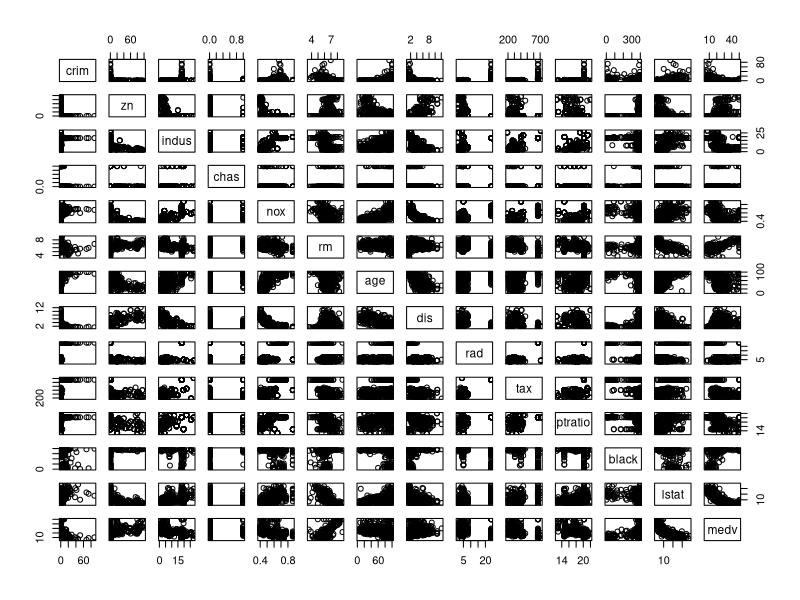
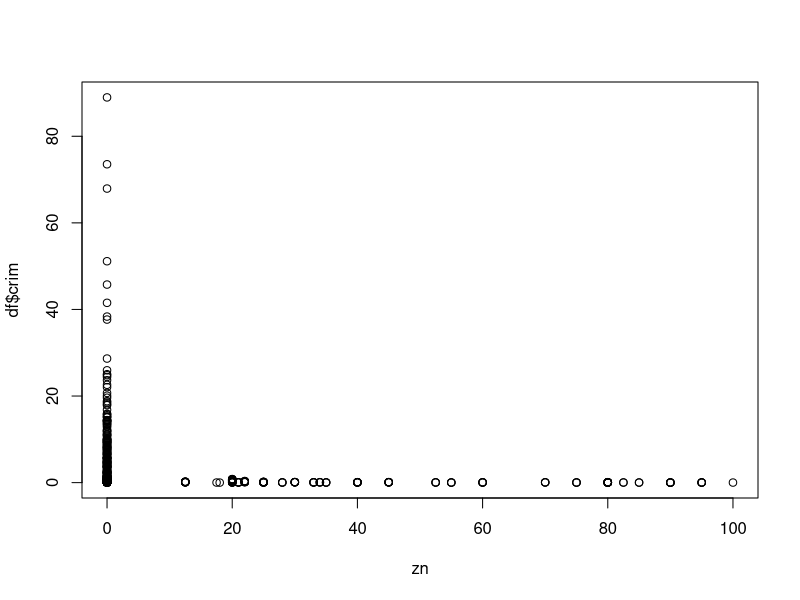
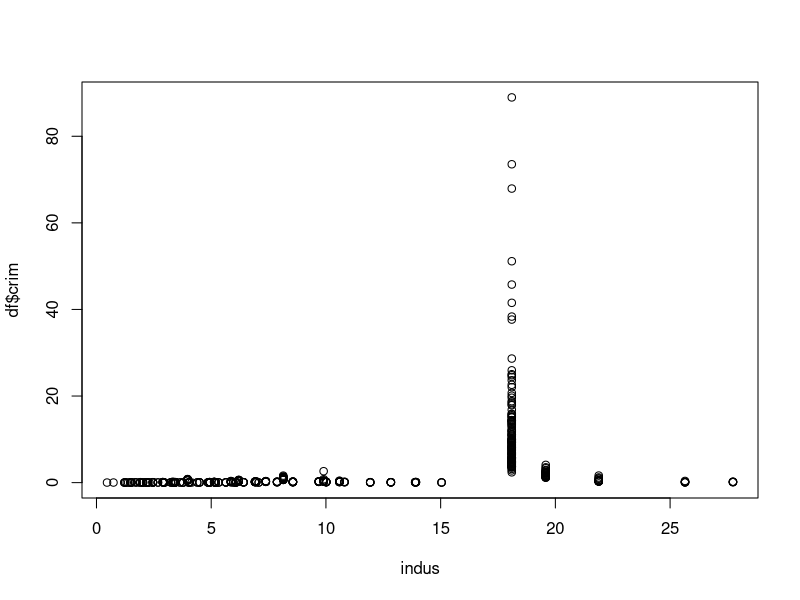
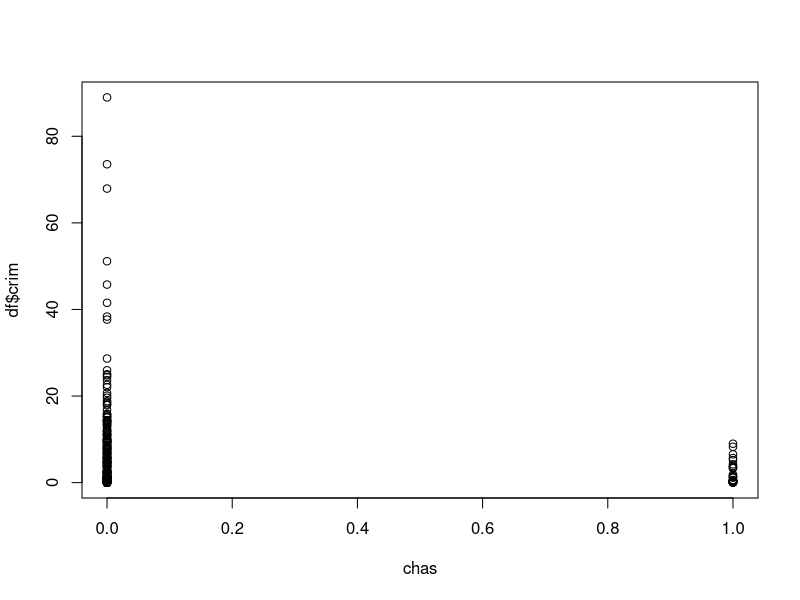
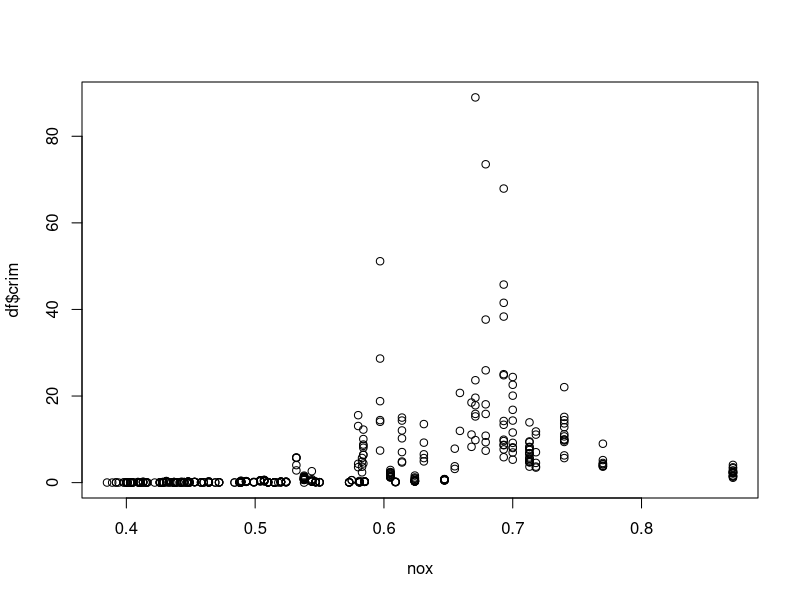
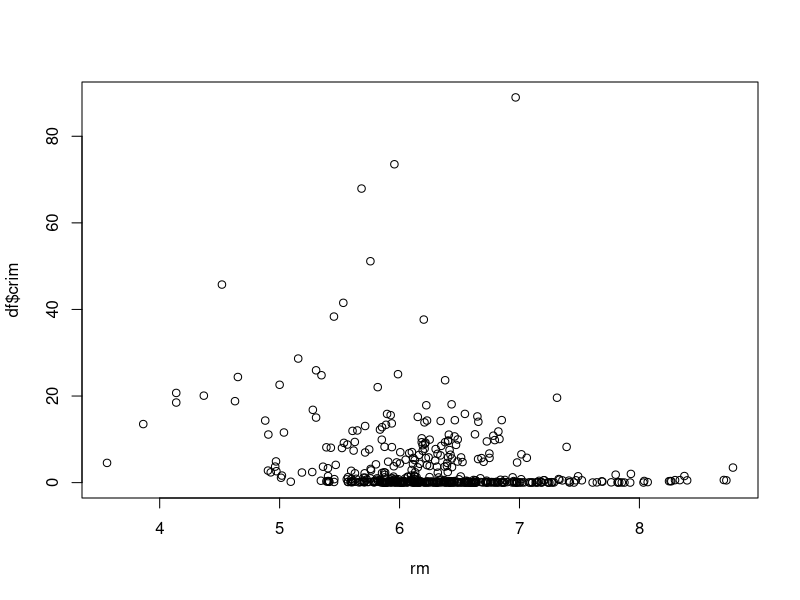
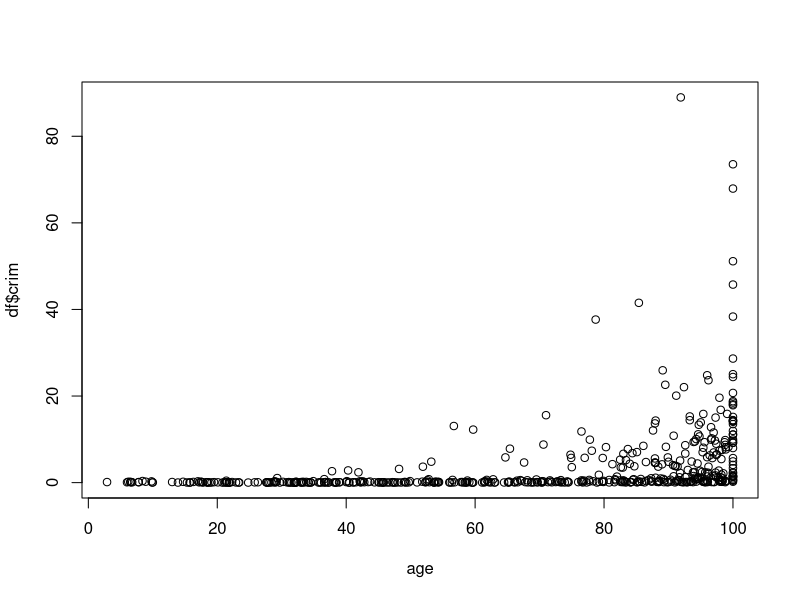
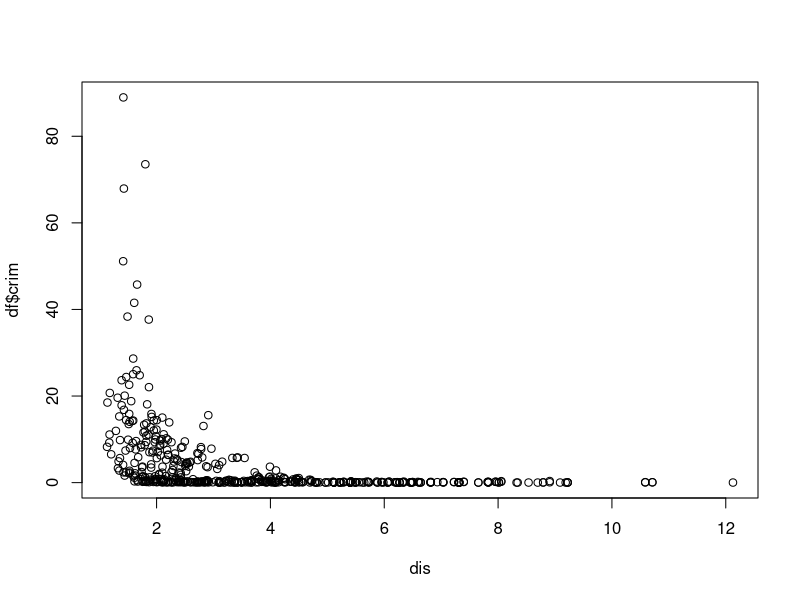

Write the R code that produced these figures, in order.
## Clear variables and load data set
rm(list = ls())
library(MASS)
df <- Boston

## Understand structure of data set
?Boston  # Produces description of the data set under consideration 
names(df)
summary(df)
which(is.na(df) == TRUE)
# 1. Make some pairwise scatterplots of the predictors in this data set.  
# Describe your findings.
pairs(df) 
cor_df <- data.frame(cor(df))
cor_index <- which(abs(cor_df) > 0.7 & abs(cor_df) < 1, arr.ind = TRUE)
cor_matrix <- matrix(nrow = 16, ncol = 1)
cor_df[cor_index[, 1], cor_index[, 2]]


# Scatterplot matrix contains many variables and hard to interpret

# 2. Are any of the predictors associated with per capita crime rate?  If so,
# explain the relationship.
# Generate individual pairwise plots
for (i in 2:14) {
  plot(df$crim ~ df[, i], xlab = colnames(df)[i])
}
highcrime <- df[which(df$crim > 3.677), ]
dim(df[which(df$crim > 3.677), ])
which(df$zn == 0 & df$indus == 18.10 & df$rad == 24 & df$tax == 666 & 
        df$ptratio == 20.2 & df$crim > 3.67 & df$chas == 0)
indus1810 <- df[which(df$indus == 18.10), ]
summary(indus1810)
# Variables related to crim include: medv, lstat, black (parabola), ptratio 
# (high at ~21), tax (high at ~ 660), rad (high at ~25), dis (exp decay), age
# (increasing variance with increasing age), nox (increased variance in nox of
# ~0.53 to 0.77), chas (higher variance in chas = 0 ==> tract does not bound
# river), indus (high at ~ 17), zn (high at ~0 ==> no residential land zoned
# for lots over 25K sqft)

# 3. Do any of the suburbs of Boston appear to have particularly high crime 
# rates?  Tax rates?  Pupil-teacher ratios?  Comment on the range of each
# predictor.  You may find the summary() function useful.

plot(df$crim)
plot(df$tax)
plot(df$ptratio)
plot(df$crim ~ df$tax)

# 4. How many of the suburbs in this data bound the Charles river?
dim(df[df$chas == 1, ]) # [35 14] ==> 35 suburbs bound the Charles River
# Via the scatterplot matrix, 

# 5. What is the median pupil-teacher ratio among the towns in this dataset?
median(df$ptratio) # 19.0 ==> The median pupil-teacher ratio is 19.05
hist(df$ptratio)
summary(df$ptratio)

# 6. Which suburb of Boston has the lowest median value of owner-occupied homes?
# What are the values of the other predictors for that suburb, and how do these
# values compare to the overall ranges of those predictors?  Comment on your
# findings.
df[df$medv == min(df$medv), ] # Suburbs 399 and 406 have the lowest medv = 5.0
# Calculate percentiles for suburbs with lowest median household value
pctiles_legend <- as.data.frame(matrix(ncol = 14, nrow = 100))
pctiles_min_medv <- as.data.frame(matrix(ncol = 14, nrow = 2))
min_medv_index <- which(df$medv == min(df$medv))
colnames(pctiles_legend) <- colnames(df)
colnames(pctiles_min_medv) <- colnames(df)
for (i in 1:14) {
  for(k in 1:2) {
    pctiles_legend[ , i] <- quantile(df[ , i], seq_len(100) * 0.01)
    pctiles_min_medv[k, i] <- findInterval(df[min_medv_index[k], i], 
                                            pctiles_legend[ , i])
  }
}
write.csv(rbind(df[min_medv_index, ], pctiles_min_medv), 
          file = "min_medv.csv")
save(pctiles_legend, file = "pctiles.rda")

# 7. In this datset, how many of the suburbs average more than seven rooms per
# dwelling?  More than eight rooms per dwelling?  Comment on the suburbs that
# average more than eight rooms per dwelling?
dim(df[df$rm > 7, ]) # [64 14] ==> 64 suburbs average more than 7 rooms/dwelling
dim(df[df$rm > 8, ]) # [13 14] ==> 13 suburbs average more than 8 rooms/dwelling
# Calculate percentiles for suburbs averaging more than 8 rooms/dwelling
pctiles_morethan8 <- as.data.frame(matrix(ncol = 14, nrow = 13))
morethan8_index <- which(df$rm > 8)
colnames(pctiles_morethan8) <- colnames(df)
for (i in 1:14) {
  for(k in 1:13) {
    pctiles_morethan8[k, i] <- findInterval(df[morethan8_index[k], i], 
                                            pctiles_legend[ , i])
  }
}
write.csv(rbind(df[morethan8_index, ], pctiles_morethan8), 
          file = "morethan8.csv")

plot(df$nox ~ df$indus)
